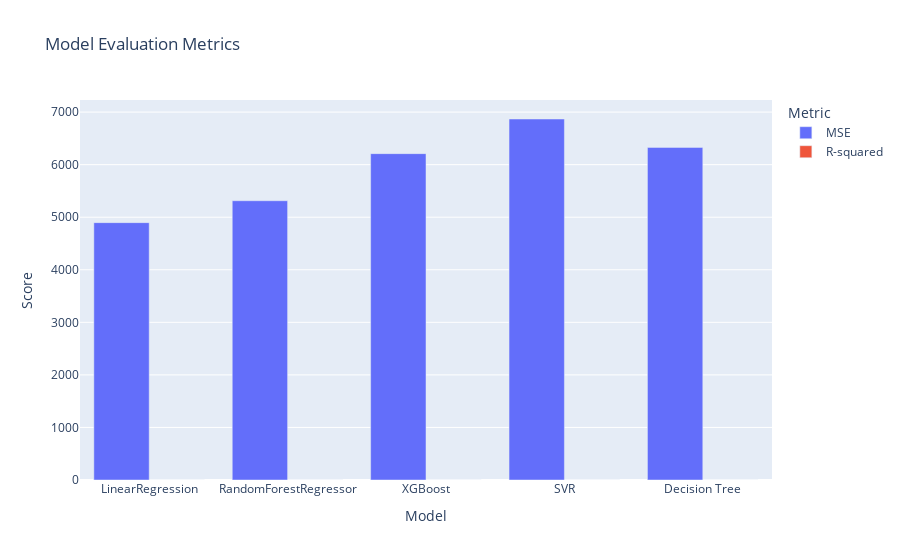

Notebook code cell kept with this figure:
### Code cell
fig = px.bar(df_, x='Model', y=['MSE', 'R-squared'],
             title='Model Evaluation Metrics',
             labels={'value': 'Score', 'variable': 'Metric'},
             color='variable',
             barmode='group')

# Hiển thị đồ thị
fig.show()

### Figure 1 — Plotly figure (JSON) as saved in the notebook; plotly's stock layout.template omitted (floating-point values rounded to 4 significant figures)
{"data": [{"alignmentgroup": "True", "hovertemplate": "Metric=MSE<br>Model=%{x}<br>Score=%{y}<extra></extra>", "legendgroup": "MSE", "marker": {"color": "#636efa", "pattern": {"shape": ""}}, "name": "MSE", "offsetgroup": "MSE", "orientation": "v", "showlegend": true, "textposition": "auto", "type": "bar", "visible": true, "x": ["LinearRegression", "RandomForestRegressor", "XGBoost", "SVR", "Decision Tree"], "xaxis": "x", "y": [4897.0, 5314.0, 6210.0, 6869.0, 6329.0], "yaxis": "y"}, {"alignmentgroup": "True", "hovertemplate": "Metric=R-squared<br>Model=%{x}<br>Score=%{y}<extra></extra>", "legendgroup": "R-squared", "marker": {"color": "#EF553B", "pattern": {"shape": ""}}, "name": "R-squared", "offsetgroup": "R-squared", "orientation": "v", "showlegend": true, "textposition": "auto", "type": "bar", "visible": true, "x": ["LinearRegression", "RandomForestRegressor", "XGBoost", "SVR", "Decision Tree"], "xaxis": "x", "y": [0.08146, 0.2893, 0.09872, 0.2288, 0.003073], "yaxis": "y"}], "layout": {"autosize": true, "barmode": "group", "legend": {"title": {"text": "Metric"}, "tracegroupgap": 0}, "title": {"text": "Model Evaluation Metrics"}, "xaxis": {"anchor": "y", "autorange": true, "domain": [0, 1], "range": [-0.5, 4.5], "title": {"text": "Model"}, "type": "category"}, "yaxis": {"anchor": "x", "autorange": true, "domain": [0, 1], "range": [0, 7230.0], "title": {"text": "Score"}, "type": "linear"}}}
